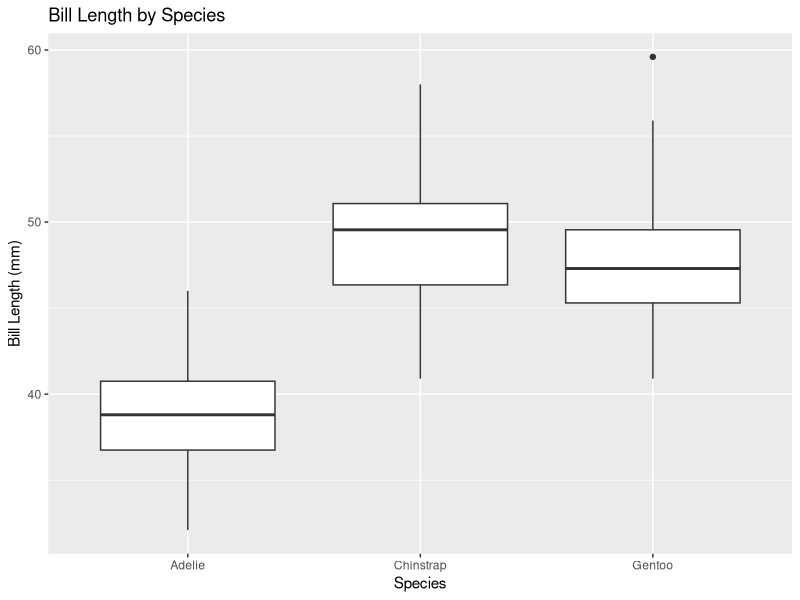
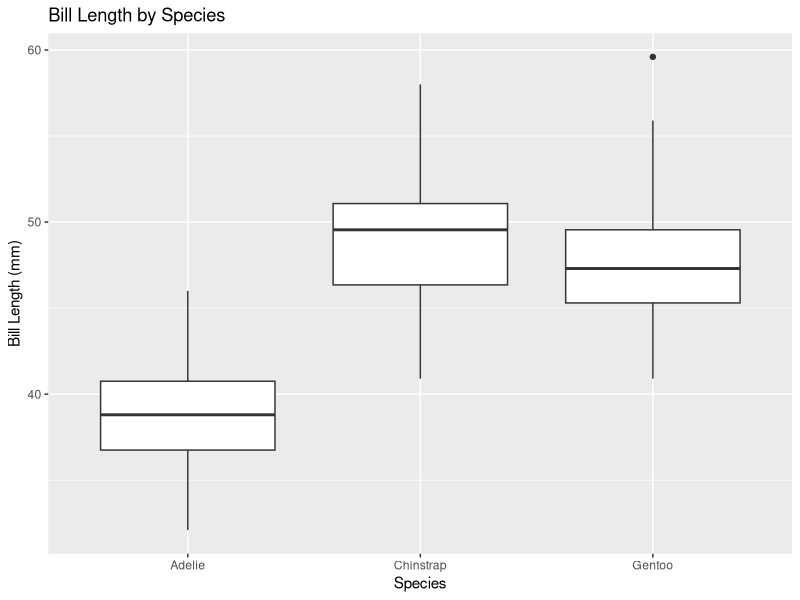

Here is the R script that generated these plots, in order:

            library(ggplot2)
            library(palmerpenguins)
            built_answer <- tryCatch(
                {
                    set.seed(42)
                    ggplot(penguins, aes(x = species, y = bill_length_mm)) + geom_boxplot() + labs(title = "Bill Length by Species", x = "Species", y = "Bill Length (mm)")
                    suppressWarnings(
                        if (!file.exists("/sandbox/figures/bill-length_species_boxplot_labs_answer.png")) {
                            ggsave(
                                width = 3,
                                height = 3,
                                "/sandbox/figures/bill-length_species_boxplot_labs_answer.png"
                            )
                        }
                    )
                    suppressWarnings(
                        ggplot_build(last_plot())
                    )
                },
                error = function(e) {
                    'ERROR'
                }
            )
            built_submission <- tryCatch(
                {
                    set.seed(42)
                    library(palmerpenguins)
library(ggplot2)

ggplot(penguins, aes(x = species, y = bill_length_mm)) +
  geom_boxplot() +
  labs(title = "Bill Length by Species", x = "Species", y = "Bill Length (mm)")
                    suppressWarnings(
                        ggsave(
                            width = 3,
                            height = 3,
                            "figures/bill-length_species_boxplot_labs_submission_qwen3.5.png"
                        )
                    )
                    suppressWarnings(
                        ggplot_build(last_plot())
                    )
                },
                error = function(e) {
                    'ERROR'
                }
            )
            cat(isTRUE(all.equal(built_answer, built_submission)))
        
